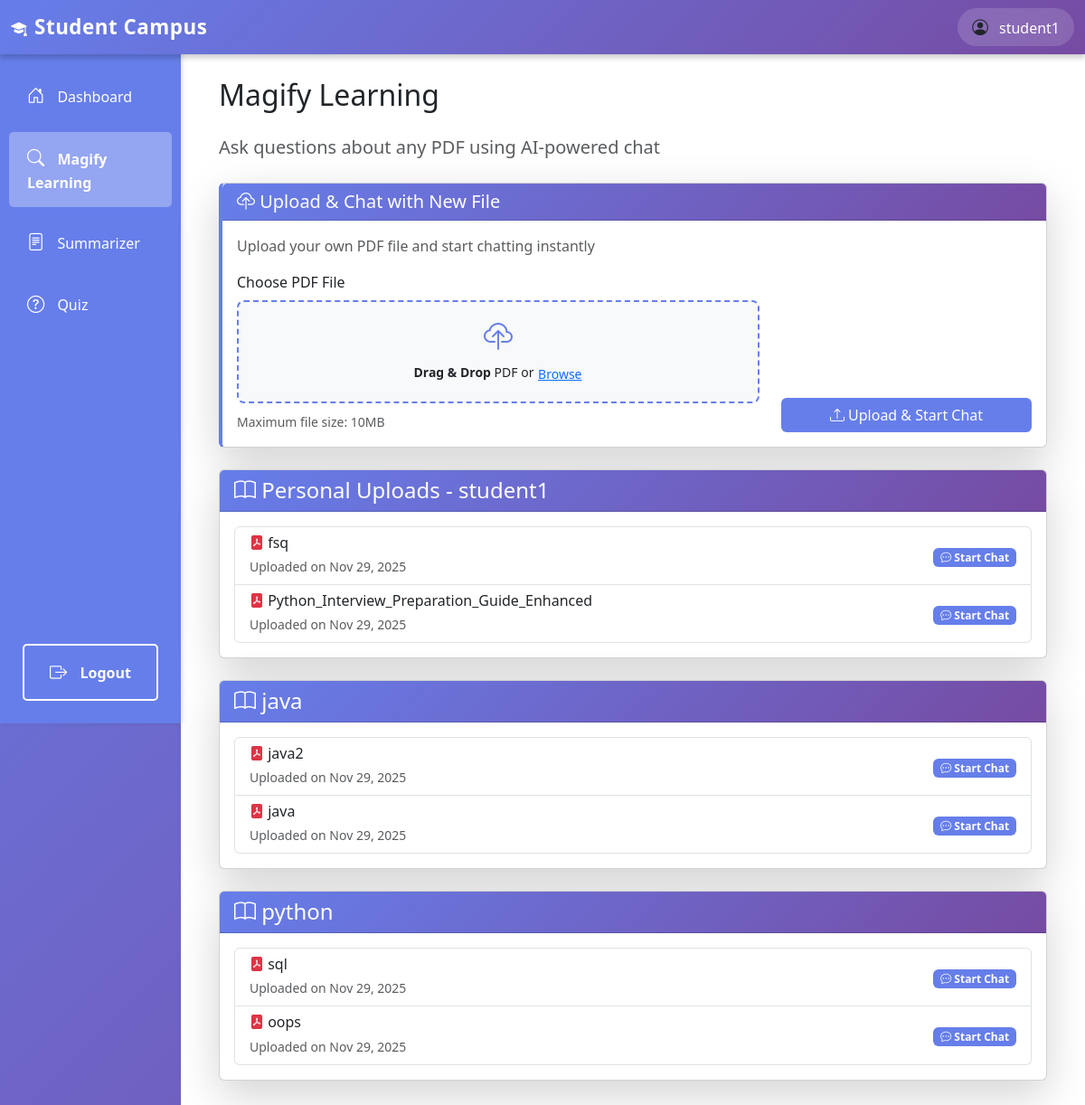
Page /student/magnify-learning/ (signed in) on the committed database.
### authentication/models.py (models this page shows, shortened)
class User(AbstractUser):
    ROLE_CHOICES = (
        ('student', 'Student'),
        ('teacher', 'Teacher'),
    )
    role = models.CharField(max_length=10, choices=ROLE_CHOICES, default='student')
    def is_student(self):
        return self.role == 'student'

### teachers/models.py (models this page shows, shortened)
class Subject(models.Model):
    name = models.CharField(max_length=200)
    description = models.TextField(blank=True)
    teacher = models.ForeignKey(User, on_delete=models.CASCADE, related_name='subjects')
    created_at = models.DateTimeField(auto_now_add=True)
    class Meta:
        ordering = ['name']

class PDFNote(models.Model):
    subject = models.ForeignKey(Subject, on_delete=models.CASCADE, related_name='notes')
    title = models.CharField(max_length=200)
    pdf_file = models.FileField(upload_to='notes/%Y/%m/%d/')
    uploaded_by = models.ForeignKey(User, on_delete=models.CASCADE)
    created_at = models.DateTimeField(auto_now_add=True)
    class Meta:
        ordering = ['-created_at']

### students/views.py (the view)
# urls.py: path('magnify-learning/', views.magnify_learning, name='magnify_learning'),
@login_required
def magnify_learning(request):
    if not request.user.is_student():
        return HttpResponseForbidden("You don't have permission to access this page.")
    subjects = Subject.objects.all().prefetch_related('notes')
    return render(request, 'students/magnify_learning.html', {'subjects': subjects})

### templates/students/magnify_learning.html (shortened to what this page needs)
{% extends 'students/base_student.html' %}
{% block student_content %}
<div class="container">
    <h2 class="mb-4">Magify Learning</h2>
    <p class="lead text-muted mb-4">Ask questions about any PDF using AI-powered chat</p>
    <div class="card shadow-lg mb-4" style="border-left: 4px solid #667eea;">
        <div class="card-header" style="background: linear-gradient(135deg, #667eea 0%, #764ba2 100%); color: white;">
            <h5 class="mb-0"><i class="bi bi-cloud-upload"></i> Upload & Chat with New File</h5>
        </div>
        <div class="card-body">
            <p class="text-muted">Upload your own PDF file and start chatting instantly</p>
            <form id="uploadChatForm" enctype="multipart/form-data" class="mb-0">
                <div class="row align-items-end">
                    <div class="col-md-8 mb-3 mb-md-0">
                        <label for="pdfFile" class="form-label">Choose PDF File</label>
                        <div id="dropZonePdf" class="drop-zone-compact mb-2">
                            <i class="bi bi-cloud-upload" style="font-size: 2rem; color: #667eea;"></i>
                            <p class="mb-0 mt-1 small"><strong>Drag & Drop</strong> PDF or <button type="button" class="btn btn-link btn-sm p-0" onclick="document.getElementById('pdfFile').click()">Browse</button></p>
                        </div>
                        <small class="text-muted">Maximum file size: 10MB</small>
                    </div>
                    <div class="col-md-4">
                        <button type="submit" class="btn w-100" style="background-color: #667eea; color: white;">
                            <i class="bi bi-upload"></i> Upload & Start Chat
                        </button>
                    </div>
                </div>
            </form>
        </div>
    </div>
    {% if subjects %}
        {% for subject in subjects %}
            {% if subject.notes.all %}
                <div class="card shadow-lg mb-4">
                    <div class="card-header" style="background: linear-gradient(135deg, #667eea 0%, #764ba2 100%); color: white;">
                        <h4 class="mb-0"><i class="bi bi-book"></i> {{ subject.name }}</h4>
                    </div>
                    <div class="card-body">
                        <div class="list-group">
                            {% for note in subject.notes.all %}
                                <a href="{% url 'pdf_chat' note.id %}" class="list-group-item list-group-item-action">
                                    <div class="d-flex justify-content-between align-items-center">
                                        <div>
                                            <h6 class="mb-1"><i class="bi bi-file-pdf-fill text-danger"></i> {{ note.title }}</h6>
                                            <small class="text-muted">Uploaded on {{ note.created_at|date:"M d, Y" }}</small>
                                        </div>
                                        <div>
                                            <span class="badge" style="background-color: #667eea;">
                                                <i class="bi bi-chat-dots"></i> Start Chat
                                            </span>
                                        </div>
                                    </div>
                                </a>
                            {% endfor %}
                        </div>
                    </div>
                </div>
            {% endif %}
        {% endfor %}
    {% else %}
        <div class="alert alert-info">
            <i class="bi bi-info-circle"></i> No PDFs available yet. Please wait for your teachers to upload study materials.
        </div>
    {% endif %}
</div>
{% endblock %}

### templates/students/base_student.html (shortened to what this page needs)
<!DOCTYPE html>
<html lang="en">
<head>
    <link href="https://cdn.jsdelivr.net/npm/bootstrap@5.3.0/dist/css/bootstrap.min.css" rel="stylesheet">
    <link href="https://cdn.jsdelivr.net/npm/bootstrap-icons@1.10.0/font/bootstrap-icons.css" rel="stylesheet">
</head>
<body>
    <nav class="navbar navbar-expand-lg navbar-light bg-light">
        <div class="container-fluid">
            <a class="navbar-brand fw-bold" href="{% url 'student_dashboard' %}">
                <i class="bi bi-mortarboard-fill me-2"></i>Student Campus
            </a>
            <div class="ms-auto d-flex align-items-center gap-3">
                <div class="user-info">
                    <i class="bi bi-person-circle me-2"></i>
                    <span>{{ user.username }}</span>
                </div>
            </div>
        </div>
    </nav>
    <div class="container-fluid">
        <div class="row">
            <div class="col-md-2 p-0">
                <div class="sidebar">
                    <nav class="nav flex-column">
                        <a class="nav-link {% if request.resolver_match.url_name == 'student_dashboard' %}active{% endif %}" href="{% url 'student_dashboard' %}">
                            <i class="bi bi-house-door"></i> Dashboard
                        </a>
                        <a class="nav-link {% if request.resolver_match.url_name == 'magnify_learning' %}active{% endif %}" href="{% url 'magnify_learning' %}">
                            <i class="bi bi-search"></i> Magify Learning
                        </a>
                        <a class="nav-link {% if request.resolver_match.url_name == 'summarizer' %}active{% endif %}" href="{% url 'summarizer' %}">
                            <i class="bi bi-file-text"></i> Summarizer
                        </a>
                        <a class="nav-link {% if request.resolver_match.url_name == 'quiz' %}active{% endif %}" href="{% url 'quiz' %}">
                            <i class="bi bi-question-circle"></i> Quiz
                        </a>
                        <a class="nav-link logout-btn" href="{% url 'logout' %}">
                            <i class="bi bi-box-arrow-right"></i> Logout
                        </a>
                    </nav>
                </div>
            </div>
            <div class="col-md-10 p-0">
                <div class="main-content">
                    {% block student_content %}
                    {% endblock %}
                </div>
            </div>
        </div>
    </div>
</body>
</html>

### templates/students/base_student.html (style rules this page uses)
body { background: linear-gradient(135deg, #667eea 0%, #764ba2 100%); min-height: 100vh; padding-top: 56px; }
.navbar { position: fixed; top: 0; left: 0; right: 0; z-index: 1000; background: linear-gradient(135deg, #667eea 0%, #764ba2 100%) !important; box-shadow: 0 4px 6px rgba(0,0,0,0.2); border: none; }
.navbar-brand { color: white !important; font-weight: 700; font-size: 1.4rem; letter-spacing: 0.5px; }
.navbar span { color: white; font-weight: 500; }
.user-info { background: rgba(255, 255, 255, 0.15); padding: 8px 16px; border-radius: 25px; backdrop-filter: blur(10px); }
.navbar .bi { font-size: 1.1rem; }
.sidebar { height: calc(100vh - 56px); background-color: #667eea; box-shadow: 2px 0 5px rgba(0,0,0,0.1); position: sticky; top: 56px; display: flex; flex-direction: column; }
.sidebar .nav { display: flex; flex-direction: column; flex: 1; padding-top: 1rem; }
.sidebar .nav-link { color: #fff; padding: 15px 20px; border-radius: 5px; margin: 5px 10px; transition: all 0.3s; }
.sidebar .nav-link.active { background-color: rgba(255,255,255,0.3); font-weight: bold; }
.sidebar .nav-link i { margin-right: 10px; font-size: 1.2rem; }
.logout-btn { position: absolute; bottom: 20px; left: 15px; right: 15px; background-color: transparent; color: white; border: 2px solid white; font-weight: 600; transition: all 0.3s; text-align: center; padding: 10px; border-radius: 5px; text-decoration: none; display: block; }
.main-content { background-color: #fff; min-height: 100vh; padding: 30px; }

### templates/students/magnify_learning.html (style rules this page uses)
.drop-zone-compact { border: 2px dashed #667eea; border-radius: 8px; padding: 15px 20px; text-align: center; transition: all 0.3s ease; background-color: #f8f9fa; cursor: pointer; }

### rows in the picture
User: username "student1"
Subject: name "Personal Uploads - student1"
PDFNote: title "fsq", created_at "Nov 29, 2025"
PDFNote: title "Python_Interview_Preparation_Guide_Enhanced", created_at "Nov 29, 2025"
Subject: name "java"
PDFNote: title "java2", created_at "Nov 29, 2025"
PDFNote: title "java", created_at "Nov 29, 2025"
Subject: name "python"
PDFNote: title "sql", created_at "Nov 29, 2025"
PDFNote: title "oops", created_at "Nov 29, 2025"
